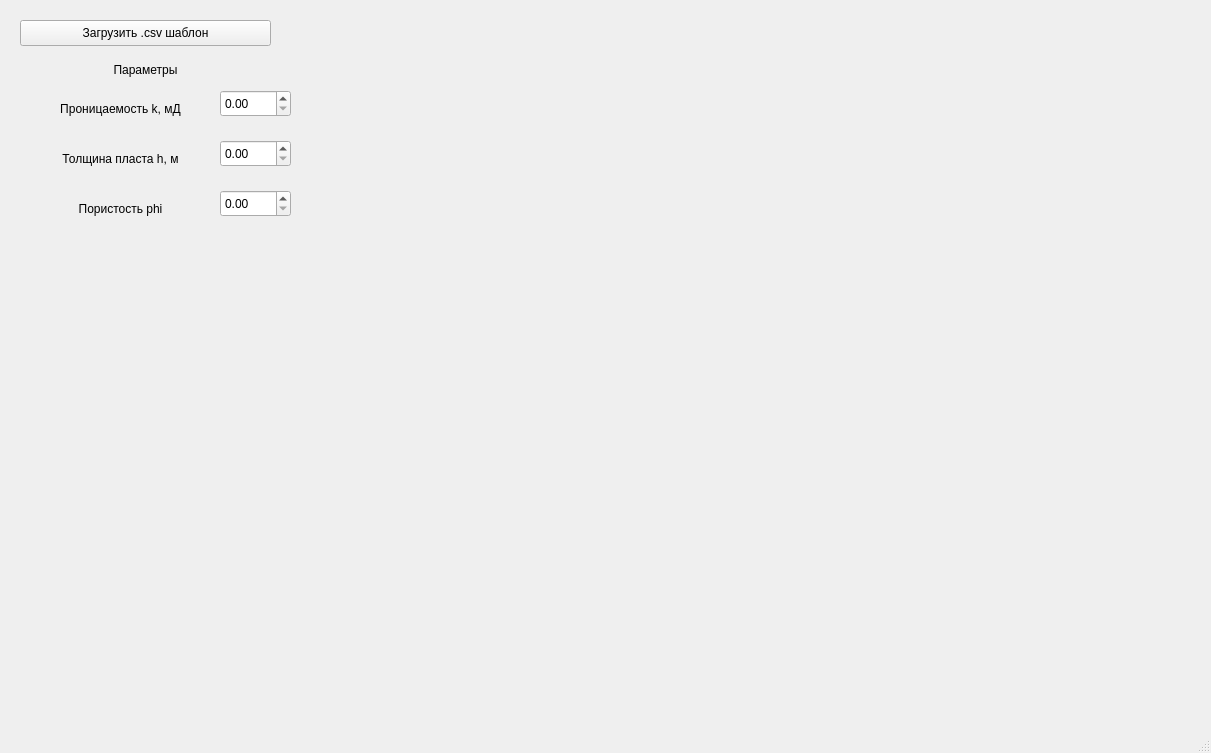
<?xml version="1.0" encoding="UTF-8"?>
<ui version="4.0">
 <class>mainWindow</class>
 <widget class="QMainWindow" name="mainWindow">
  <property name="geometry">
   <rect>
    <x>0</x>
    <y>0</y>
    <width>1211</width>
    <height>753</height>
   </rect>
  </property>
  <property name="windowTitle">
   <string>MainWindow</string>
  </property>
  <widget class="QWidget" name="centralwidget">
   <widget class="QPushButton" name="load_template_button">
    <property name="geometry">
     <rect>
      <x>20</x>
      <y>20</y>
      <width>251</width>
      <height>26</height>
     </rect>
    </property>
    <property name="text">
     <string>Загрузить .csv шаблон</string>
    </property>
   </widget>
   <widget class="QLabel" name="k_label">
    <property name="geometry">
     <rect>
      <x>30</x>
      <y>100</y>
      <width>181</width>
      <height>18</height>
     </rect>
    </property>
    <property name="text">
     <string>Проницаемость k, мД</string>
    </property>
    <property name="alignment">
     <set>Qt::AlignmentFlag::AlignCenter</set>
    </property>
   </widget>
   <widget class="QLabel" name="params_label">
    <property name="geometry">
     <rect>
      <x>90</x>
      <y>60</y>
      <width>111</width>
      <height>20</height>
     </rect>
    </property>
    <property name="text">
     <string>Параметры</string>
    </property>
    <property name="alignment">
     <set>Qt::AlignmentFlag::AlignCenter</set>
    </property>
   </widget>
   <widget class="QLabel" name="h_label">
    <property name="geometry">
     <rect>
      <x>30</x>
      <y>150</y>
      <width>181</width>
      <height>18</height>
     </rect>
    </property>
    <property name="text">
     <string>Толщина пласта h, м</string>
    </property>
    <property name="alignment">
     <set>Qt::AlignmentFlag::AlignCenter</set>
    </property>
   </widget>
   <widget class="QLabel" name="phi_label">
    <property name="geometry">
     <rect>
      <x>30</x>
      <y>200</y>
      <width>181</width>
      <height>18</height>
     </rect>
    </property>
    <property name="text">
     <string>Пористость phi</string>
    </property>
    <property name="alignment">
     <set>Qt::AlignmentFlag::AlignCenter</set>
    </property>
   </widget>
   <widget class="QDoubleSpinBox" name="k_doubleSpinBox">
    <property name="geometry">
     <rect>
      <x>220</x>
      <y>90</y>
      <width>71</width>
      <height>27</height>
     </rect>
    </property>
   </widget>
   <widget class="QDoubleSpinBox" name="h_doubleSpinBox">
    <property name="geometry">
     <rect>
      <x>220</x>
      <y>140</y>
      <width>71</width>
      <height>27</height>
     </rect>
    </property>
   </widget>
   <widget class="QDoubleSpinBox" name="phi_doubleSpinBox">
    <property name="geometry">
     <rect>
      <x>220</x>
      <y>190</y>
      <width>71</width>
      <height>27</height>
     </rect>
    </property>
    <property name="maximum">
     <double>1.000000000000000</double>
    </property>
   </widget>
  </widget>
  <widget class="QMenuBar" name="menubar">
   <property name="geometry">
    <rect>
     <x>0</x>
     <y>0</y>
     <width>1211</width>
     <height>23</height>
    </rect>
   </property>
  </widget>
  <widget class="QStatusBar" name="statusbar"/>
 </widget>
 <resources/>
 <connections/>
</ui>
